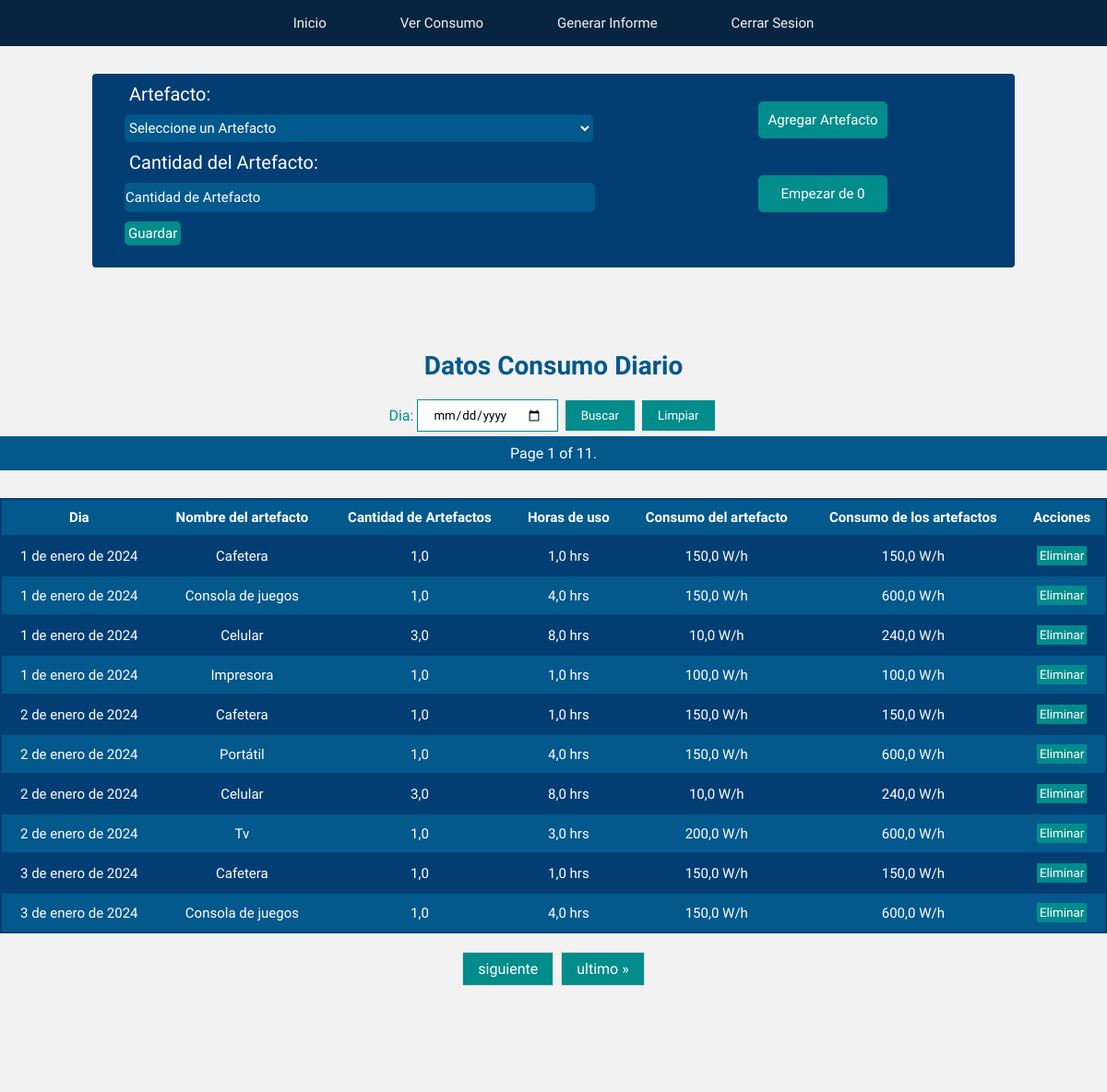
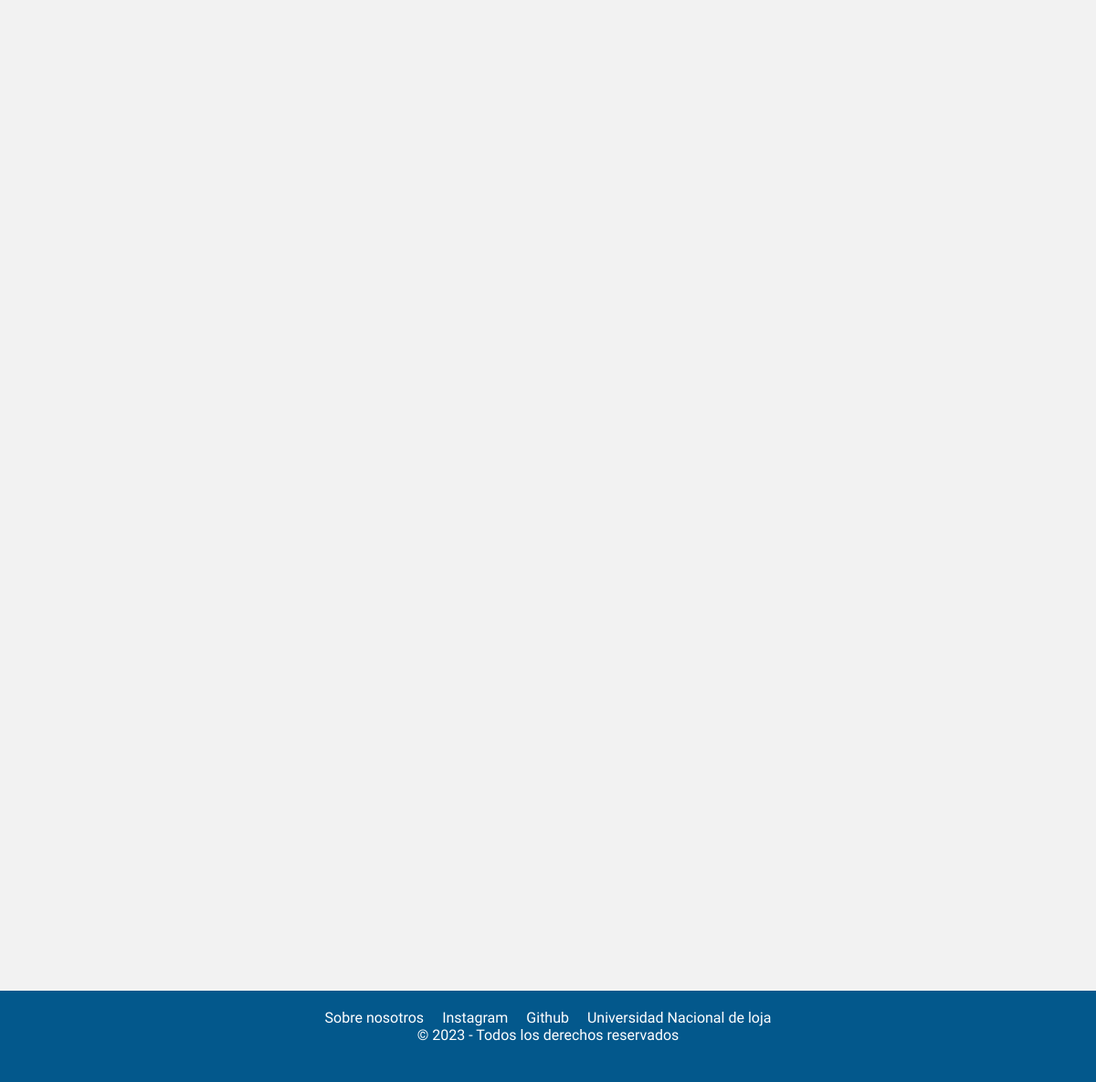
Screenshot of /paginaUsuario/inventario/ (signed in) with the database file from the repository (2 pictures, top to bottom).
### energy/models.py (models this page shows, shortened)
class Inventario(models.Model):
    user = models.ForeignKey(User, on_delete=models.CASCADE)
    artefacto = models.ForeignKey(Artefacto, on_delete=models.SET_NULL, null=True, related_name="artefacto_list")
    dia = models.DateField(default=datetime.now)
    cantidad_artefacto = models.FloatField()
    consumo_artefacto = models.FloatField(default=0)

class Artefacto(models.Model):
    user = models.ForeignKey(User, on_delete=models.CASCADE)
    nombre_artefacto = models.CharField(max_length=50)
    consumo_wh = models.FloatField(default=0)
    horas_de_uso = models.FloatField(default=0)
    def __str__(self):
        return f"{self.nombre_artefacto}"

### energy/views.py (the view, shortened to what this page needs)
# urls.py: path('paginaUsuario/inventario/', inventario, name="inventario"),
def inventario(request):
    if request.user.is_anonymous:
        return redirect('home')
    if request.user.is_authenticated:
        print(request.user.modoclaro.modo_claro)  # Corregir esta línea
        inventario_artefacto = Inventario.objects.filter(user=request.user)
        consumo_diario_del_mes = Informe.objects.filter(user=request.user)
        if request.method == 'GET':
            form = InventarioForm(user=request.user)
            inventario_artefacto = inventario_artefacto.order_by('dia')
            paginacion_inventario = Paginator(inventario_artefacto, 10)
            numero_pagina = request.GET.get('page')
            inventario_artefacto = paginacion_inventario.get_page(numero_pagina)
            return render(request, 'energy/home/inventario.html', {
                'form': form,
                'inventario_artefacto': inventario_artefacto,
                'consumo_diario': consumo_diario_del_mes,
                'eliminar_inventario': eliminar_inventario,
                'filtrar_inventario': FiltrarInventarioForm
            })
        return render(request, 'energy/home/inventario.html', {
            'eliminar': eliminar_artefacto_inventario,
            'ver_todo': Inventario.objects.filter(user=request.user),
        })

### energy/forms.py
class InventarioForm(forms.ModelForm):
    artefacto = forms.ModelChoiceField(
        widget=forms.Select(attrs={'placeholder': 'Artefacto'}),
        queryset=Artefacto.objects.all(),  # Inicialmente todos los artefacto, se actualizará en el __init__
        empty_label='Seleccione un Artefacto',
        required=True,
    )
    class Meta:
        model = Inventario
        fields = ('artefacto', 'cantidad_artefacto')
        widgets = {
            'cantidad_artefacto': forms.NumberInput(attrs={
                'placeholder': 'Cantidad de Artefacto',
                'min': '1',
                'max': '10000'
            }),
        }
        labels = {
            'artefacto': 'Artefacto',
            'cantidad_artefacto': 'Cantidad del Artefacto',
        }
    def __init__(self, user, *args, **kwargs):
        super(InventarioForm, self).__init__(*args, **kwargs)
        self.fields['artefacto'].queryset = Artefacto.objects.filter(user=user)

### energy/templates/energy/home/inventario.html (shortened to what this page needs)
{% load static %}
<!DOCTYPE html>
<html lang="en">
<head>
    {% if  request.user.modoclaro.modo_claro %}
    <link rel="stylesheet" href="{% static 'energy/css/modo_claro/mcl_inventary.css' %}">
    {% else %}
    <link rel="stylesheet" href="{% static 'energy/css/modo_oscuro/mo_inventario.css' %}">
    {% endif %}
</head>
<body>
    <nav class="menu">
        <a href="{% url 'paginaUsuario' %}">Inicio</a>
        <a href="{% url 'proyecciones' %}">Ver Consumo</a>
        <a href="{% url 'informe' %}">Generar Informe</a>
        <a href="{% url 'cerrarSesion' %}">Cerrar Sesion</a>
    </nav>
    <div class="contenedor">
        <div class="formulario">
            <div class="form_content">
                <form method="post" action="{% url 'inventario' %}">
                    {{ form.as_p }}
                    <button type="submit">Guardar</button>
                  </form>
            </div>
            <div class="form_buttons">
                <button type="submit" ><a href="{% url 'artefacto' %}">Agregar Artefacto</a></button>
                <button type="submit"><a href="{% url 'eliminarInventario' %}"> Empezar de 0</a></button>
            </div>
        </div>
    </div>
<section class="section">
    <h1>Datos Consumo Diario</h1>
<form method="post" class="filtrar_artefacto">
    {{ filtrar_inventario }}
    <button type="submit"> Buscar</button>
    <button type="button" class="ver_todo"><a href="{% url 'inventario' %}">Limpiar</a></button>
</form>
 <span class="current">
            Page {{ inventario_artefacto.number }} of {{ inventario_artefacto.paginator.num_pages }}.
 </span>
<table>
  <tr>
      <th>Dia</th>
      <th>Nombre del artefacto</th>
      <th>Cantidad de Artefactos</th>
      <th>Horas de uso</th>
      <th>Consumo del artefacto</th>
      <th>Consumo de los artefactos</th>
      <th>Acciones</th>
  </tr>
  {% for inventario in inventario_artefacto %}
    <tr>
        <td>{{ inventario.dia }}</td>
        <td>{{ inventario.artefacto.nombre_artefacto }}</td>
        <td>{{ inventario.cantidad_artefacto }}</td>
        <td>{{ inventario.artefacto.horas_de_uso }} hrs</td>
        <td>{{ inventario.artefacto.consumo_wh }} W/h</td>
        <td>{{ inventario.consumo_artefacto }} W/h</td>
        <td>
        <form method="post" action="{% url 'eliminarArtefactoInventario' inventario.id %}">
          <button type="submit">Eliminar</button>
        </form>
        </td>
    </tr>
  {% endfor %}
</table>
<div class="pagination">
    <span class="step-links">
        {% if inventario_artefacto.has_next %}
            <a href="?page={{ inventario_artefacto.next_page_number }}">siguiente</a>
            <a href="?page={{ inventario_artefacto.paginator.num_pages }}">ultimo &raquo;</a>
        {% endif %}
    </span>
</div>
</section>
<footer>
    <nav class="navbarContactos">
        <ul class="contactos">
            <li><a href="{% url 'nosotros' %}">Sobre nosotros</a></li>
            <li><a href="https://www.instagram.com/foranix/">Instagram</a></li>
            <li><a href="https://github.com/SantiagoTamayo2002/energy_page#energy_page">Github</a></li>
            <li><a href="https://www.unl.edu.ec/">Universidad Nacional de loja</a></li>
        </ul>
    </nav>
    <p>&copy; 2023 - Todos los derechos reservados</p>
</footer>
</body>
</html>

### energy/static/energy/css/modo_claro/mcl_inventary.css (style rules this page uses)
* { padding: 0; margin: 0; font-family: 'livvic', sans-serif; }
body { background-color: #F2F2F2; color: #038C8C; }
.menu { position: relative; width: 100%; height: 50px; background: #072540; display: flex; justify-content: center; align-items: center; z-index: 2; }
.menu a { position: relative; display: inline-block; font-size: 15px; font-weight: 500; color: #F2F2F2; text-decoration: none; padding: 13px 35px; margin: 5px; z-index: 2; transition: color .5s; }
.menu a::after { content: ''; background: linear-gradient(10deg, #256D85, #038C8C); width: 100%; height: 100%; border-radius: 8px; position: absolute; top: 100%; left: 50%; transform: translate(-50%, -50%); z-index: -1; opacity: 0; transition: top .5s, opacity .5s; }
h1 { color: #03588C; font-size: 28px; text-align: center; }
.contenedor { display: flex; justify-content: center; }
.formulario { display: flex; margin-top: 30px; margin-bottom: 20px; padding: 0 20px; width: 80%; padding-bottom: 20px; border-radius: 4px; background-color: #023E73; }
.form_content { padding: 10px; width: 60%; height: 170px; }
.form_content input { width: 90%; height: 30px; border-radius: 5px; margin-top: 10px; margin-left: 5px; font-size: 15px; background-color: #03588C; color: #ffffff; border: 1px solid #03588C; }
.form_content input::placeholder { color: #ffffff; }
.form_content select { width: 90%; height: 30px; border-radius: 5px; margin: 10px 0; margin-left: 5px; font-size: 15px; background-color: #03588C; border: 1px solid #03588C; color: #ffffff; cursor: pointer; }
.form_content label { color: #FFFFFF; font-size: 20px; margin-left: 10px; }
.form_content button { margin-top: 10px; margin-left: 5px; color: #FFFFFF; background-color: #038C8C; border: 1px solid #038C8C; font-size: 15px; padding: 3px; border-radius: 5px; cursor: pointer; }
.form_buttons { width: 40%; flex-direction: column; text-align: center; }
.form_buttons button { display: inline; width: 140px; height: 40px; margin: 10px 80px; margin-top: 30px; background-color: #038C8C; border: 1px solid #038C8C; font-size: 15px; border-radius: 5px; }
.form_buttons button a { text-decoration: none; color: #FFFFFF; width: 600px; }
.section { margin-top: 70px; }
table { font-family: 'Livvic', Courier, monospace; width: 100%; height: 50vh; font-size: 15px; text-align: left; background-color: #023E73; color: #ffffff; border-collapse: collapse; margin-top: 30px; }
table button { background-color: #038C8C; border: 1px solid #038C8C; padding: 2px; color: #fff; cursor: pointer; }
th { font-weight: bolder; text-align: left; background-color: #03588C; }
tr { border: 2px solid #023E73; text-align: center; padding: 8px; }
tbody tr:nth-child(odd) { background-color: #03588C; }
th { text-align: center; align-content: center; padding: 10px; }
td { text-align: center; padding: 10px; }
.pagination { display: flex; justify-content: center; align-items: center; margin-top: 20px; }
.pagination a { color: #ffffff; float: left; padding: 8px 16px; text-decoration: none; transition: .3s; background-color: #038C8C; border: 1px solid #038C8C; }
.step-links { display: flex; align-items: center; justify-content: center; }
.step-links a { padding: 8px 16px; text-decoration: none; border: 1px solid #ddd; margin: 0 4px; }
.current { color: #ffffff; margin: 5px auto; padding: 8px 16px; text-decoration: none; border: 1px solid #03588C; background-color: #03588C; display: block; text-align: center; }
.filtrar_artefacto { display: flex; justify-content: center; align-items: center; margin-top: 20px; }
.filtrar_artefacto input { padding: 8px 16px; text-decoration: none; border: 1px solid #038C8C; margin: 0 4px; }
.filtrar_artefacto button { padding: 8px 16px; text-decoration: none; border: 1px solid #038C8C; margin: 0 4px; background-color: #038C8C; color: #ffffff; cursor: pointer; }
.ver_todo { display: inline-block; padding: 8px 16px; text-decoration: none; border: 1px solid #038C8C; margin: 0 4px; background-color: #038C8C; color: #ffffff; cursor: pointer; }
footer { background-color: #03588C; color: #ffffff; padding: 20px; text-align: center; position: fixed; bottom: 0; width: 100%; height: 100px; box-sizing: border-box; }
.contactos { display: flex; justify-content: center; align-items: center; list-style: none; padding: 0; }
.contactos li { margin: 0 10px; }
.contactos a { color: #ffffff; text-decoration: none; transition: color .5s; }
@media screen and (min-width: 480px) { footer { position: relative; bottom: 0; margin-top: 100%; width: 100%; } }

### rows the page displays
Inventario: dia "1 de enero de 2024", artefacto.nombre_artefacto "Cafetera", cantidad_artefacto "1,0", artefacto.horas_de_uso "1,0", artefacto.consumo_wh "150,0", consumo_artefacto "150,0"
Inventario: dia "1 de enero de 2024", artefacto.nombre_artefacto "Consola de juegos", cantidad_artefacto "1,0", artefacto.horas_de_uso "4,0", artefacto.consumo_wh "150,0", consumo_artefacto "600,0"
Inventario: dia "1 de enero de 2024", artefacto.nombre_artefacto "Celular", cantidad_artefacto "3,0", artefacto.horas_de_uso "8,0", artefacto.consumo_wh "10,0", consumo_artefacto "240,0"
Inventario: dia "1 de enero de 2024", artefacto.nombre_artefacto "Impresora", cantidad_artefacto "1,0", artefacto.horas_de_uso "1,0", artefacto.consumo_wh "100,0", consumo_artefacto "100,0"
Inventario: dia "2 de enero de 2024", artefacto.nombre_artefacto "Cafetera", cantidad_artefacto "1,0", artefacto.horas_de_uso "1,0", artefacto.consumo_wh "150,0", consumo_artefacto "150,0"
Inventario: dia "2 de enero de 2024", artefacto.nombre_artefacto "Portátil", cantidad_artefacto "1,0", artefacto.horas_de_uso "4,0", artefacto.consumo_wh "150,0", consumo_artefacto "600,0"
Inventario: dia "2 de enero de 2024", artefacto.nombre_artefacto "Celular", cantidad_artefacto "3,0", artefacto.horas_de_uso "8,0", artefacto.consumo_wh "10,0", consumo_artefacto "240,0"
Inventario: dia "2 de enero de 2024", artefacto.nombre_artefacto "Tv", cantidad_artefacto "1,0", artefacto.horas_de_uso "3,0", artefacto.consumo_wh "200,0", consumo_artefacto "600,0"
Inventario: dia "3 de enero de 2024", artefacto.nombre_artefacto "Cafetera", cantidad_artefacto "1,0", artefacto.horas_de_uso "1,0", artefacto.consumo_wh "150,0", consumo_artefacto "150,0"
Inventario: dia "3 de enero de 2024", artefacto.nombre_artefacto "Consola de juegos", cantidad_artefacto "1,0", artefacto.horas_de_uso "4,0", artefacto.consumo_wh "150,0", consumo_artefacto "600,0"

### other values shown
{{ inventario_artefacto.number }} "1"
{{ inventario_artefacto.paginator.num_pages }} "11"
